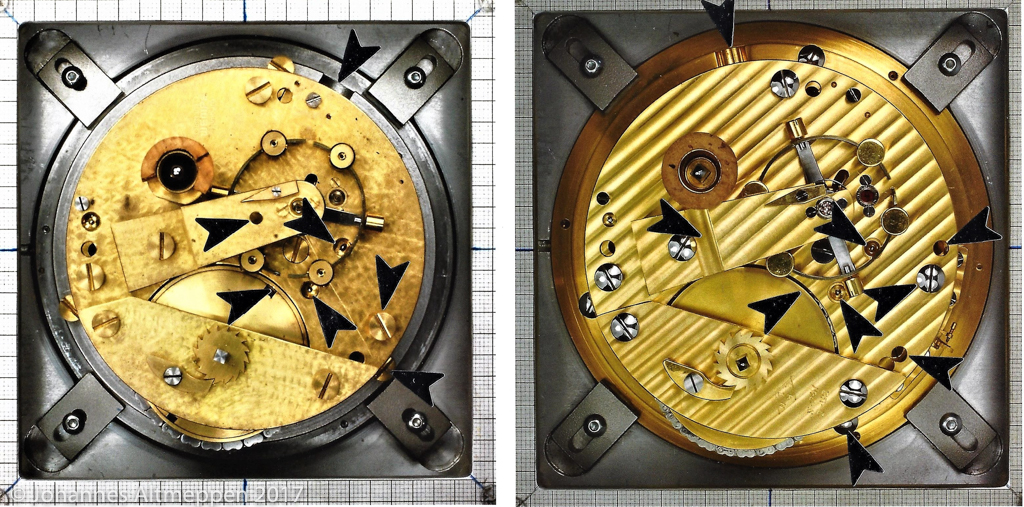
#> input picture References/wempe/photos/dg-chrono-6mx/1_1_Vergleich_Wempe-6MX_A.jpg, 1024 x 507 px, given in place of 1_Kirow_247_Z.jpg, which was not available
$ python loo.py   (older library calls are emulated)
#> lines starting #> are read from the running program, lines starting #| are printed output that depends on the picture
### marine-chronometer-source/wempe/6mx-audit/gamma/zcal.py
"""Gamma, 6MX audit: Kirov 247 Z view, dial-plane calibration on the printed circles about the three arbors.
Each printed line is found along rays from a rough centre as the darkest point (a parabola through the minimum),
then a circle is fitted (algebraic, then geometric); the centres of the up-and-down circle and the seconds circle
are the arbors at z -23 and +23 (the sheets'), the minute track's the centre arbor."""
import cv2, numpy as np, json, sys
from scipy.optimize import least_squares
IMG='E:/Marine-Chronometer/References/wempe/photos/dg-chrono-6mx/1_Kirow_247_Z.jpg'
im=cv2.imread(IMG); g=cv2.cvtColor(im,cv2.COLOR_BGR2GRAY).astype(float)
#> further down, im is the input picture: shape (507, 1024, 3); mean B, G, R 94.9, 132.7, 147
#> after `g = cv2.cvtColor(im, cv2.COLOR_BGR2GRAY).astype(float)`:
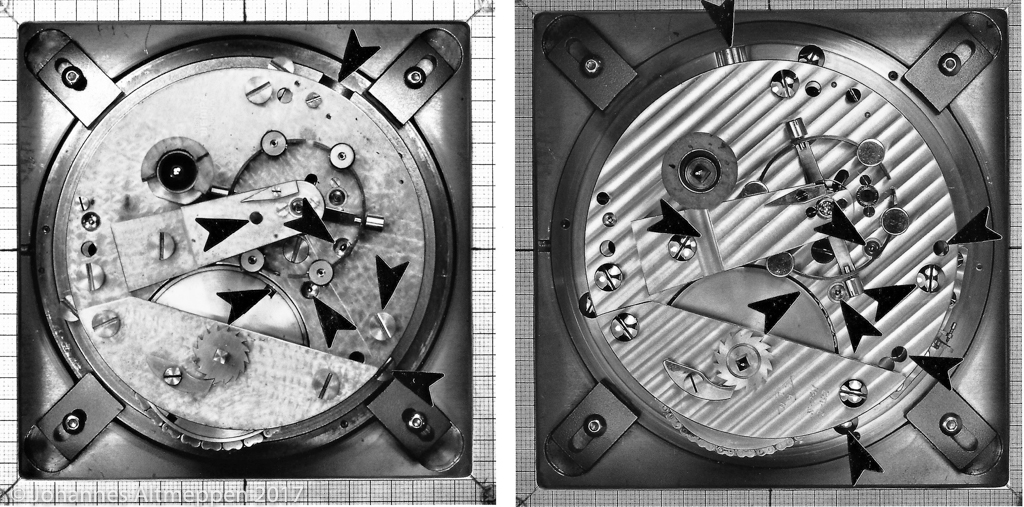
#> g: shape (507, 1024) float64; min 0, max 255, mean 132.7
def samp(x,y): return cv2.remap(g.astype(np.float32),np.float32(x),np.float32(y),cv2.INTER_LINEAR)
# [23 lines left out: functions line_pts, fitc, not called in this run]
def fitell(p):
    e=cv2.fitEllipse(p.astype(np.float32)); return e
# [11 lines that do not run on import are left out]

### marine-chronometer-source/wempe/6mx-audit/gamma/cam.py
"""Gamma: a pinhole camera fitted to named model points (the movement's drawn screws and pivots, not the audited parts),
principal point at the image centre, f fixed or free; unproject pixels onto a plane y = h of the movement frame
(mm; dial side +y, 12 o'clock -z, 3 o'clock +x). Screw-head picks are refined first: the head's rim found along 72 rays as the
strongest gradient and a circle fitted (centre of the rim circle; head tops are flat, so the bias is small at these tilts)."""
import cv2,numpy as np
from scipy.optimize import least_squares
def load(p): im=cv2.imread(p); return im, cv2.cvtColor(im,cv2.COLOR_BGR2GRAY).astype(np.float32)
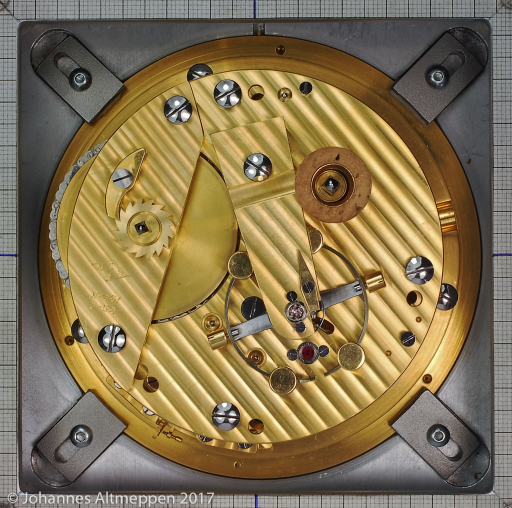
#> input picture References/wempe/photos/dg-chrono-6mx/2_Kirow_247_A.jpg, 1024 x 1015 px, found by its file name (shown at 1/2 size)
#> in load, im is the input picture: shape (1015, 1024, 3); mean B, G, R 82, 115.9, 133.2
# [10 lines left out: function refine, not called in this run]
def proj(P,rv,t,f,W,H):
    R=cv2.Rodrigues(rv)[0]; X=(R@np.asarray(P,float).T).T+t; return np.c_[f*X[:,0]/X[:,2]+W/2,f*X[:,1]/X[:,2]+H/2]
# [13 lines left out: functions fit, unproj, not called in this run]

### marine-chronometer-source/wempe/6mx-audit/gamma/loo.py
"""Gamma: leave-one-out on both cameras (A: f 5379 fixed; uZ: f 2400 fixed with its rim), each ring screw's bearing recomputed,
to see what the calibration's own spread allows."""
import numpy as np,json,cv2
from cam import *; from darkdisc import darkdisc
from scipy.optimize import least_squares
def brg(X): return (-np.degrees(np.arctan2(X[0],-X[2])))%360
# A
imA,gA=load('E:/Marine-Chronometer/References/wempe/photos/dg-chrono-6mx/2_Kirow_247_A.jpg'); H,W=gA.shape
#> after `imA, gA = load('E:/Marine-Chronometer/References/wempe/photos/dg-chron`:
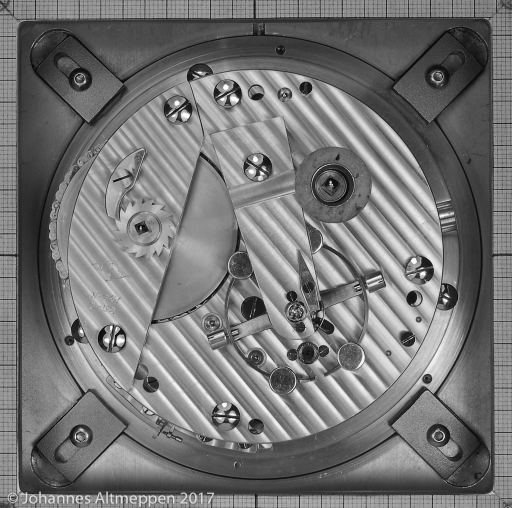
#> gA: shape (1015, 1024) float32 (shown at 1/2 size); min 0, max 255, mean 117.2
#> after `H, W = gA.shape`: H = 1015; W = 1024
#> (the run stopped early here; a loop or call above may not have finished)
